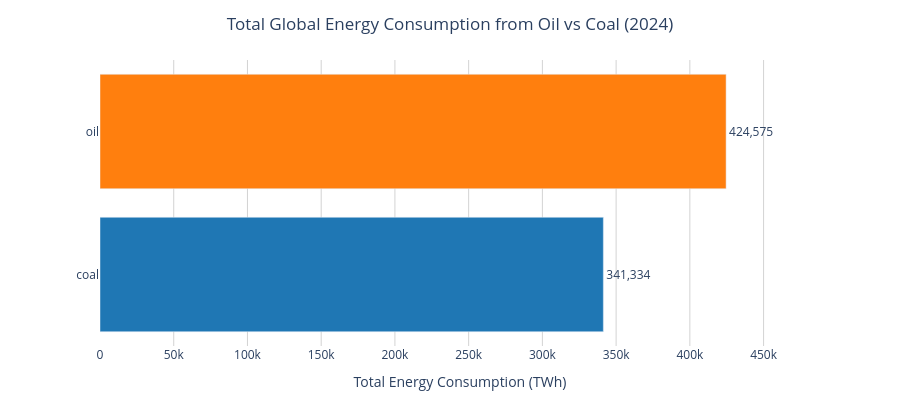

Notebook code cell kept with this figure:
### Code cell
# Sort so smaller value appears first (for horizontal bars)
global_energy_sorted = global_energy.sort_values("consumption", ascending=True)

fig1 = px.bar(
    global_energy_sorted,
    x="consumption",
    y="energy_source",
    orientation="h",
    text="consumption",
    title=f"Total Global Energy Consumption from Oil vs Coal ({latest_year})",
    labels={
        "consumption": "Total Energy Consumption (TWh)",
        "energy_source": ""
    }
)

fig1.update_traces(
    texttemplate='%{text:,.0f}',
    textposition="outside",
    marker_color=['#1f77b4', '#ff7f0e']
)

fig1.update_layout(
    showlegend=False,
    plot_bgcolor='white',
    title_x=0.5,
    height=400,
    margin=dict(l=100, r=80, t=60, b=40),
    xaxis=dict(
        gridcolor='lightgray',
        range=[0, global_energy_sorted["consumption"].max() * 1.15]  # start at 0 and add space
    )
)

fig1.show()

### Figure 1 — Plotly figure (JSON) as saved in the notebook; plotly's stock layout.template omitted (floating-point values rounded to 4 significant figures)
{"data": [{"hovertemplate": "Total Energy Consumption (TWh)=%{text}<br>=%{y}<extra></extra>", "legendgroup": "", "marker": {"color": ["#1f77b4", "#ff7f0e"], "pattern": {"shape": ""}}, "name": "", "orientation": "h", "showlegend": false, "text": [341300.0, 424600.0], "textposition": "outside", "texttemplate": "%{text:,.0f}", "type": "bar", "x": [341300.0, 424600.0], "xaxis": "x", "y": ["coal", "oil"], "yaxis": "y"}], "layout": {"barmode": "relative", "height": 400, "legend": {"tracegroupgap": 0}, "margin": {"b": 40, "l": 100, "r": 80, "t": 60}, "plot_bgcolor": "white", "showlegend": false, "title": {"text": "Total Global Energy Consumption from Oil vs Coal (2024)", "x": 0.5}, "xaxis": {"anchor": "y", "domain": [0, 1], "gridcolor": "lightgray", "range": [0, 488300.0], "title": {"text": "Total Energy Consumption (TWh)"}}, "yaxis": {"anchor": "x", "domain": [0, 1], "title": {"text": ""}}}}
